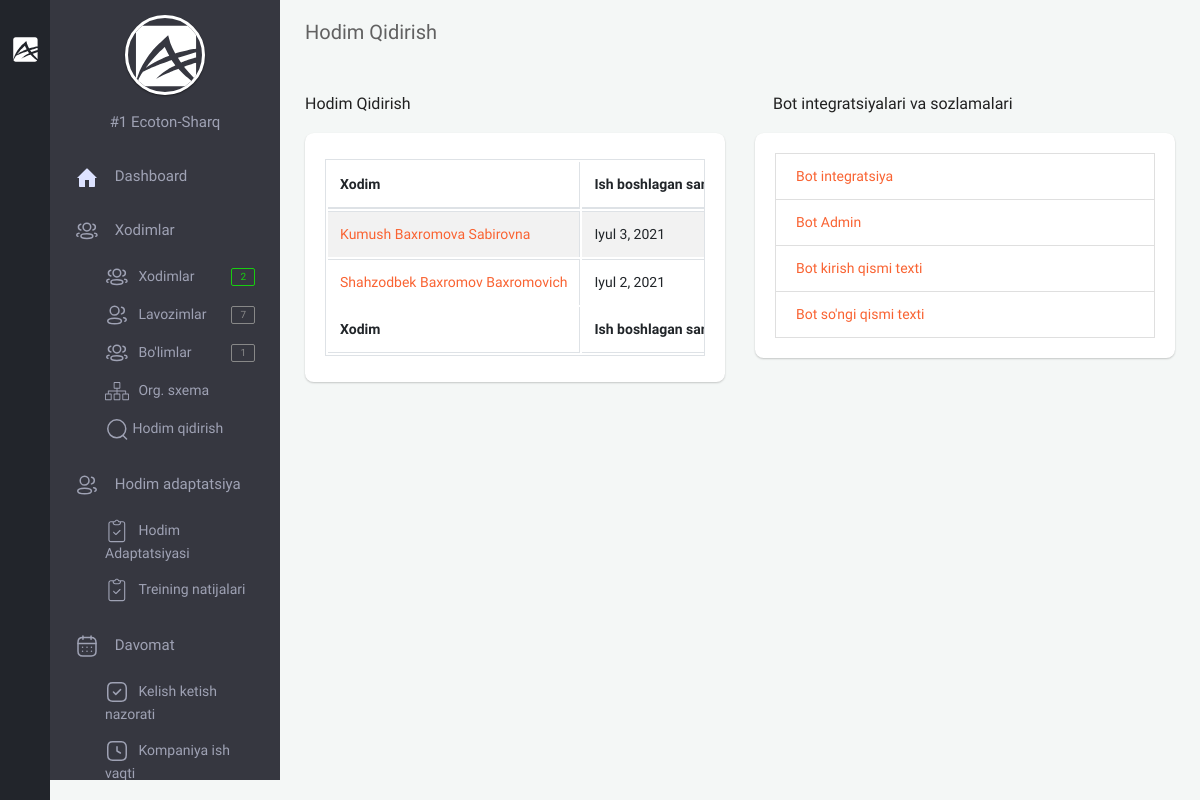
The page /backoffice/search-staff (signed in) on the database as committed earlier.
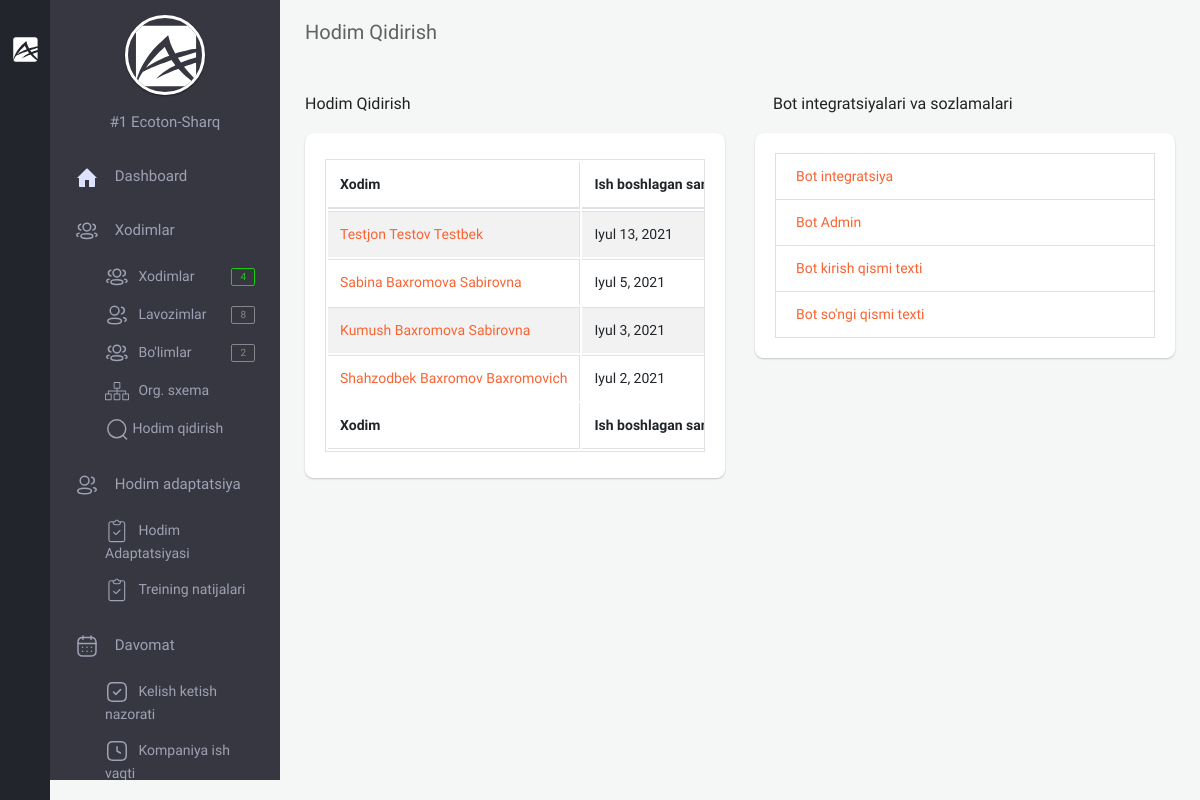
The same page on the database as committed later.
### app/models.py (models this page shows, shortened)
class Staff(models.Model):
    GENDER = (
        ('male', 'Erkak'),
        ('female', 'Ayol')
    )
    company = models.ForeignKey(Company, on_delete=models.CASCADE, verbose_name="Kompaniya")
    first_name = models.CharField(null=True, blank=True, max_length=255, verbose_name="Ism")
    second_name = models.CharField(null=True, blank=True, max_length=255, verbose_name="Familiya")
    last_name = models.CharField(null=True, blank=True, max_length=255, verbose_name="Otasining ismi")
    username = models.CharField(null=True, blank=True, max_length=255, verbose_name="Username")
    birth_date = models.DateField(null=True, blank=True, verbose_name="Tug'ilgan sana")
    gender = models.CharField(choices=GENDER, max_length=10, verbose_name="Jinsi")
    password = models.CharField(null=True, blank=True, max_length=255, verbose_name="parol")
    training_url = models.UUIDField(max_length=200, unique=True, null=True, blank=True)
    tabel_number = models.PositiveIntegerField(null=True, blank=True, verbose_name="Tabel raqami")
    start_work_at = models.DateField(null=True, blank=True, verbose_name="Ish boshlagan sana")
    account_number = models.BigIntegerField(null=True, blank=True, verbose_name="Xisob raqami")
    email = models.EmailField(unique=True, verbose_name="Elektron manzil")
    mobile_phone = models.CharField(null=True, blank=True, max_length=15, verbose_name="Mobil telefon")
    home_phone = models.CharField(null=True, blank=True, max_length=15, verbose_name="Uy telefoni")
    work_phone = models.CharField(null=True, blank=True, max_length=15, verbose_name="Ish telefoni")
    address = models.CharField(null=True, blank=True, max_length=255, verbose_name="Uy manzili")
    image = models.ImageField(upload_to='company/staff/image/', null=True, blank=True, verbose_name="Xodimning rasmi")
    qr_code = models.ImageField(upload_to='company/staff/qr_code/', null=True, blank=True,
                                verbose_name="Xodimning qr code")
    department = models.ForeignKey(Department, on_delete=models.CASCADE, verbose_name="Bo'lim")
    position = models.ForeignKey(Position, on_delete=models.CASCADE, verbose_name="Lavozim")
    note = models.CharField(max_length=255, null=True, blank=True, verbose_name="Eslatma")
    created_at = models.DateTimeField(auto_now_add=True)
    class Meta:
        ordering = ['-created_at']
        verbose_name_plural = "Xodimlar"

### backoffice/views.py (the view)
# urls.py: path('search-staff', views.SearchingStaffListView.as_view(), name='search_staff'),
class SearchingStaffListView(LoginRequiredMixin, generic.ListView):
    template_name = 'backoffice/pages/staff_search/list.html'
    model = models.Staff
    def get_context_data(self, *, object_list=None, **kwargs):
        ctx = super(SearchingStaffListView, self).get_context_data(**kwargs)
        ctx['searching_staffs'] = models.Staff.objects.filter(company=self.request.user.company)
        return ctx

### app/models.py (called while the page is built)
    def __str__(self):
        return f'#{self.id}  {self.name}'

    @property
    def logo_url(self):
        if self.logo and hasattr(self.logo, 'url'):
            return self.logo.url

### backoffice/context_processors.py (called while the page is built)
def staff_amount(request):
    amount_staff = None
    if request.user.is_anonymous == False:
        company = request.user.company
        staff = models.Staff.objects.filter(company=company)
        amount_staff = staff.count()
    return {"amount_staff": amount_staff}

def position_amount(request):
    position_amounts = None
    if request.user.is_anonymous == False:
        company = request.user.company
        position = models.Position.objects.filter(company=company)
        position_amounts = position.count()
    return {
        'position_amounts': position_amounts
    }

def department_amount(request):
    department_amounts = None
    if request.user.is_anonymous == False:
        company = request.user.company
        department = models.Department.objects.filter(company=company)
        department_amounts = department.count()
    return {
        'department_amounts': department_amounts
    }

### templates/backoffice/pages/staff_search/list.html (shortened to what this page needs)
{% extends 'backoffice/base.html' %}
{% load static %}
{% block content %}
<section class="content home">
    <div class="container-fluid">
        <div class="block-header">
            <div class="row clearfix">
                <div class="col-lg-5 col-md-5 col-sm-12">
                    <h2>Hodim Qidirish</h2>
                </div>
            </div>
        </div>
        <div class="row clearfix">
            <div class="col-lg-6 col-md-6 col-sm-12">
                <div class="card">
                    <div class="header">
                        <h2>Hodim Qidirish</h2>
                    </div>
                    <div class="body">
                        <table class="table-responsive table table-bordered table-striped table-hover dataTable js-exportable">
                            <thead>
                                <tr>
                                    <th>Xodim</th>
                                    <th>Ish boshlagan sana</th>
                                </tr>
                            </thead>
                            <tfoot>
                                <tr>
                                    <th>Xodim</th>
                                    <th>Ish boshlagan sana</th>
                                </tr>
                            </tfoot>
                            <tbody>
                            {% for searching_staff in searching_staffs %}
                                <tr>
                                    <td><a href="{% url 'staff-detail' searching_staff.id %}">{{ searching_staff.first_name }} {{ searching_staff.second_name }} {{ searching_staff.last_name }}</a></td>
                                    <td>{{ searching_staff.start_work_at }}</td>
                                </tr>
                            {% endfor %}
                            </tbody>
                        </table>
                    </div>
                </div>
            </div>
            <div class="col-lg-6 col-md-6 col-sm-12">
                    <div class="card">
                        <div class="header">
                            <h2><i class="zmdi zmdi-settings zmdi-hc-spin"></i> Bot integratsiyalari va sozlamalari</h2>
                        </div>
                        <div class="body">
                            <div class="list-group">
                                <a href="{% url 'bot_c_l' %}" class="list-group-item">Bot integratsiya</a>
                                <a href="{% url 'admin_bot' %}" class="list-group-item">Bot Admin</a>
                                <a href="{% url 'entry_text' %}" class="list-group-item">Bot kirish qismi texti</a>
                                <a href="{% url 'finish_text' %}" class="list-group-item">Bot so'ngi qismi texti</a>
                            </div>
                        </div>
                    </div>
                </div>
        </div>
    </div>
</section>
{% endblock %}

### templates/backoffice/parts/minileftbar.html (shortened to what the changed rows need)
{% load static %}
<aside class="right_menu">
    <div id="leftsidebar" class="sidebar">
        <div class="menu">
            <ul class="list">
                <li>
                    <ul class="ml-menu" style="display: block;">
                        <li>
                                <a href="{% url 'staff' %}" class="waves-effect waves-block">
                                    <span>Xodimlar</span>
                                    <span class="badge badge-success float-right">{{ amount_staff }}</span>
                                </a>
                        </li>
                        <li>
                                <a href="{% url 'position' %}" class="waves-effect waves-block">
                                    <span>Lavozimlar</span>
                                    <span class="badge badge-default float-right">{{ position_amounts }}</span>
                                </a>
                        </li>
                        <li>
                                <a href="{% url 'department' %}" class="waves-effect waves-block">
                                    <span>Bo'limlar</span>
                                    <span class="badge badge-default float-right">{{ department_amounts }}</span>
                                </a>
                        </li>
                    </ul>
                </li>
            </ul>
        </div>
    </div>
</aside>

Rows that differ between the two databases and show on the page:
added Staff: first_name "Testjon", second_name "Testov", last_name "Testbek", start_work_at "Iyul 13, 2021"
added Staff: first_name "Sabina", second_name "Baxromova", last_name "Sabirovna", start_work_at "Iyul 5, 2021"
Other text that changed with them:
{{ amount_staff }}: "2" → "4"
{{ position_amounts }}: "7" → "8"
{{ department_amounts }}: "1" → "2"
